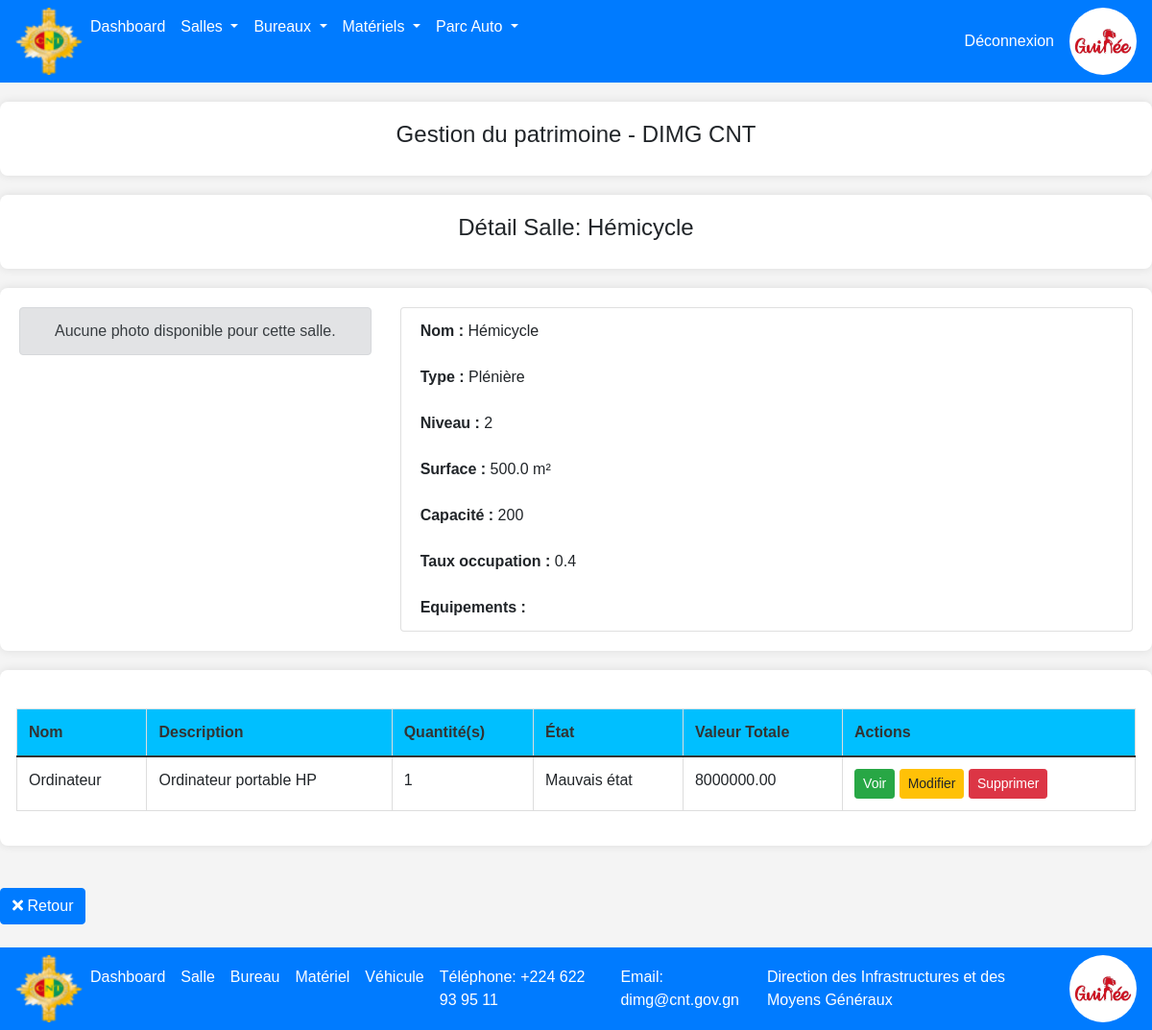
Page /salles/1/ on the committed database.
### patrimoine/models.py (models this page shows, shortened)
class Salle(models.Model):
    TYPE_SALLE_CHOICES = [
        ('reunion', 'Réunion'),
        ('conference', 'Conférence'),
        ('pleniere', 'Plénière'),
        ('formation', 'Formation'),  # Ajout d'un type supplémentaire
    ]
    type_salle = models.CharField(
        "Type de salle",
        max_length=100,
        choices=TYPE_SALLE_CHOICES
    )
    nom = models.CharField(
        "Nom",
        max_length=100,
        blank=True,
        default=""
    )
    niveau = models.CharField(
        "Niveau",
        max_length=100,
        blank=True,
        default="",
        help_text="Étage ou niveau de la salle"
    )
    capacite = models.IntegerField(
        "Capacité (personnes)",
        null=True,
        blank=True,
        validators=[MinValueValidator(1), MaxValueValidator(1000)],
        help_text="Nombre maximum de personnes"
    )
    surface = models.FloatField(
        "Surface (m²)",
        null=True,
        blank=True,
        validators=[MinValueValidator(0.01)],
        help_text="Surface en mètres carrés"
    )
    equipements = models.TextField(
        "Équipements",
        blank=True,
        default="",
        help_text="Liste des équipements disponibles"
    )
    disponible = models.BooleanField(
        "Disponible",
        default=True,
        help_text="Indique si la salle est disponible"
    )
    date_creation = models.DateTimeField(
        "Date de création",
        auto_now_add=True
    )
    date_modification = models.DateTimeField(
        "Date de modification",
        auto_now=True
    )
    picture = models.ImageField(
        "photo de la salle",
        blank=True
    )
    def get_taux_occupation(self):
        if self.surface and self.capacite:
            return round(self.capacite / float(self.surface), 2)
        return None
    class Meta:
        verbose_name = "Salle"
        verbose_name_plural = "Salles"
        ordering = ['nom']

class Materiel(models.Model):
    ETAT_CHOICES = [
        ('bon', 'Bon état'),
        ('moyen', 'État moyen'),
        ('mauvais', 'Mauvais état'),
        ('hs', 'Hors service'),
        ('autre', 'Autre'),
    ]
    salle = models.ForeignKey(
        Salle,
        on_delete=models.CASCADE,
        null=True,
        blank=True,
        related_name='materiels',
        verbose_name="Salle",
        help_text="Salle où se trouve le matériel"
    )
    bureau = models.ForeignKey(
        Bureau,
        on_delete=models.CASCADE,
        null=True,
        blank=True,
        related_name='materiels',
        verbose_name="Bureau",
        help_text="Bureau où se trouve le matériel"
    )
    nom = models.CharField(
        "Nom du matériel",
        max_length=100,
        blank=True,
        default=""
    )
    description = models.TextField(
    "Description",
    blank=True,
    default="",
    help_text="Description détaillée du matériel"
    )
    quantite = models.IntegerField(
        "Quantité",
        default=1,
        validators=[MinValueValidator(0)],
        help_text="Nombre d'unités"
    )
    etat = models.CharField(
        "État",
        max_length=100,
        choices=ETAT_CHOICES,
        default='bon'
    )
    numero_serie = models.CharField(
        "Numéro de série",
        max_length=100,
        blank=True,
        default="",
        help_text="Numéro de série ou d'inventaire"
    )
    date_acquisition = models.DateField(
        "Date d'acquisition",
        null=True,
        blank=True
    )
    prix_unitaire = models.DecimalField(
        "Prix unitaire (GNF)",
        max_digits=10,
        decimal_places=2,
        null=True,
        blank=True,
        validators=[MinValueValidator(0)],
        help_text="Prix d'achat unitaire"
    )
    date_creation = models.DateTimeField(
        "Date de création",
        auto_now_add=True
    )
    date_modification = models.DateTimeField(
        "Date de modification",
        auto_now=True
    )
    def get_valeur_totale(self):
        if self.prix_unitaire and self.quantite:
            return self.prix_unitaire * self.quantite
        return None
    class Meta:
        verbose_name = "Matériel"
        verbose_name_plural = "Matériels"
        ordering = ['nom']
        indexes = [
            models.Index(fields=['salle']),
            models.Index(fields=['bureau']),
            models.Index(fields=['etat']),
        ]

### patrimoine/views.py (the view)
# urls.py: path('salles/<int:pk>/', views.salle_detail, name='salle_detail'),
def salle_detail(request, pk):
    salle = get_object_or_404(Salle, pk=pk)
    materiels = salle.materiels.all()
    return render(request, 'salles/salle_detail.html', {'salle': salle, 'materiels': materiels})

### templates/salles/salle_detail.html
{% extends 'main.html' %}
{% block content %}
<div class="container">
    <div class="row">
        <div class="box">
            <h4 class="text text-center">Gestion du patrimoine - DIMG CNT</h4>
        </div>
    </div>
</div>
<div class="container">
    <div class="row">
        <div class="box">
            <h4 class="text text-center">Détail Salle: {{ salle.nom }}</h4>
        </div>
    </div>
</div>
<div class="container">
    <div class="row">
            <div class="col col-md-4">
                {% if salle.picture %}
                    <div class="text-center mb-4">
                        <img src="{{ salle.picture.url }}"
                             alt="Photo de {{ salle.nom }}"
                             class="img-fluid rounded shadow"
                             style="max-height: 350px; object-fit: cover;">
                    </div>
                {% else %}
                    <div class="alert alert-secondary text-center">
                        Aucune photo disponible pour cette salle.
                    </div>
                {% endif %}
            </div>
            <div class="col col-md-8">
                <ul class="list-group">
                    <li class="list-group-item"><strong>Nom :</strong> {{ salle.nom }}</li>
                    <li class="list-group-item"><strong>Type :</strong> {{ salle.get_type_salle_display }}</li>
                    <li class="list-group-item"><strong>Niveau :</strong> {{ salle.niveau }}</li>
                    <li class="list-group-item"><strong>Surface :</strong> {{ salle.surface }} m²</li>
                    <li class="list-group-item"><strong>Capacité :</strong> {{ salle.capacite }}</li>
                    <li class="list-group-item"><strong>Taux occupation :</strong> {{ salle.get_taux_occupation }}</li>
                    <li class="list-group-item"><strong>Equipements :</strong> {{ salle.equipements }}</li>
                </ul>
            </div>
    </div>
</div>
<div class="container">
    <div class="row">
        <div class="table-container">
            <table class="table align-items-center table-flush">
                <thead class="thead-warning">
                <tr bgcolor="#00bfff">
                    <th scope="col" class="sort " data-sort="nom">Nom</th>
                    <th scope="col" class="sort " data-sort="Description">Description</th>
                    <th scope="col" class="sort " data-sort="qt">Quantité(s)</th>
                    <th scope="col" class="sort " data-sort="etat">État</th>
                    <th scope="col" class="sort " data-sort="vtotalz">Valeur Totale</th>
                    <th scope="col" class="sort " data-sort="detail">Actions</th>
                </tr>
                </thead>
                <tbody class="list">
                {% for materiel in materiels %}
                <tr>
                    <td>{{ materiel.nom }}</td>
                    <td>{{ materiel.description }}</td>
                    <td>{{ materiel.quantite }}</td>
                    <td>{{ materiel.get_etat_display }}</td>
                    <td>{{ materiel.get_valeur_totale }}</td>
                    <td>
                        <a class="btn btn-success btn-sm" href="{% url 'materiel_detail' materiel.pk %}">Voir</a>
                        <a class="btn btn-warning btn-sm" href="{% url 'materiel_update' materiel.pk %}">Modifier</a>
                        <a class="btn btn-danger btn-sm" href="{% url 'materiel_delete' materiel.pk %}">Supprimer</a>
                    </td>
                </tr>
                {% endfor %}
                </tbody>
            </table>
        </div>
    </div>
</div>
<a class="btn btn-primary mt-4" href="{% url 'salle_list' %}"><i class="fas fa-times"></i> Retour</a>
<br>
<br>
{% endblock %}

### static/css/style.css (style rules this page uses)
body { font-family: Arial, sans-serif; margin: 0; padding: 0; background-color: #f4f4f4; }
.container { max-width: 1200px; margin: 20px auto; padding: 20px; background-color: #ffffff; border-radius: 8px; box-shadow: 0 0 10px rgba(0, 0, 0, 0.1); }
.table-container { max-height: 400px; overflow-y: auto; margin-top: 20px; }
table { width: 100%; border-collapse: collapse; text-align: left; }
table th, table td { padding: 12px; border: 1px solid #ddd; }
table th { background-color: #f2f2f2; color: #333; }

### rows in the picture
Salle: nom "Hémicycle", type_salle "Plénière", niveau "2", surface "500.0", capacite "200", get_taux_occupation "0.4"
Materiel: nom "Ordinateur", description "Ordinateur portable HP", quantite "1", etat "Mauvais état", get_valeur_totale "8000000.00"
